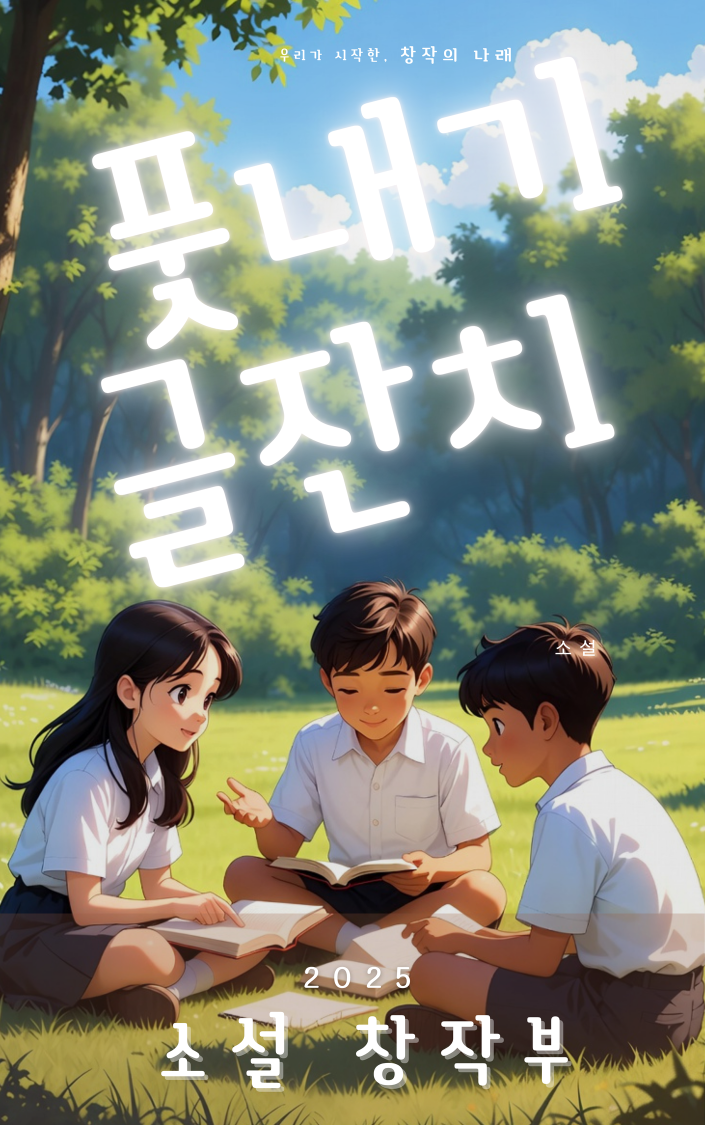
#> input picture 로맨스 전자책 표지_2.7MB_backup.png, 1410 x 2250 px (shown at 1/2 size); its folder holds only this picture in this run
$ python compress_image.py
#> lines starting #> are read from the running program, lines starting #| are printed output that depends on the picture
#!/usr/bin/env python3
# -*- coding: utf-8 -*-
"""
이미지 압축 스크립트
표지 이미지를 1/4 크기로 압축하여 로딩 속도 개선
"""

from PIL import Image
import os
import sys

# UTF-8 출력 설정
if sys.platform == 'win32':
    import io
    sys.stdout = io.TextIOWrapper(sys.stdout.buffer, encoding='utf-8')
    sys.stderr = io.TextIOWrapper(sys.stderr.buffer, encoding='utf-8')

def compress_image(input_path, output_path, scale=0.5, quality=85):
    """
    이미지를 압축합니다.

    Args:
        input_path: 입력 이미지 경로
        output_path: 출력 이미지 경로
        scale: 크기 비율 (0.5 = 50% 크기)
        quality: JPEG/PNG 품질 (1-100)
    """
    try:
        # 이미지 열기
        img = Image.open(input_path)
        print(f"원본 크기: {img.size}")
        print(f"원본 모드: {img.mode}")

        # 새 크기 계산
        new_width = int(img.width * scale)
        new_height = int(img.height * scale)

        # 고품질 리샘플링으로 크기 조정
        img_resized = img.resize((new_width, new_height), Image.Resampling.LANCZOS)
        print(f"압축 후 크기: {img_resized.size}")

        # PNG로 저장 (최적화 옵션 사용)
        img_resized.save(output_path, 'PNG', optimize=True, quality=quality)

        # 파일 크기 비교
        original_size = os.path.getsize(input_path)
        compressed_size = os.path.getsize(output_path)

        print(f"\n원본 파일 크기: {original_size / (1024*1024):.2f} MB")
        print(f"압축 후 파일 크기: {compressed_size / (1024*1024):.2f} MB")
        print(f"압축률: {(1 - compressed_size/original_size) * 100:.1f}%")

        return True

    except Exception as e:
        print(f"오류 발생: {e}")
        return False

if __name__ == "__main__":
    # 현재 디렉토리의 모든 파일 확인
    files = os.listdir('.')
    print("Current files:", files)

    # PNG 파일 찾기
    cover_file = None
    for f in files:
        if 'cover' in f.lower() or '표지' in f:
            if f.endswith('.png'):
                cover_file = f
                break

    if not cover_file:
        # 직접 파일명 사용
        cover_file = "로맨스 전자책 표지.png"

    print(f"\nProcessing: {cover_file}")

    input_file = cover_file
    backup_file = cover_file.replace('.png', '_original.png')
    temp_file = cover_file.replace('.png', '_compressed.png')

    # 원본 백업
    if os.path.exists(input_file):
        if not os.path.exists(backup_file):
            import shutil
            shutil.copy2(input_file, backup_file)
            print(f"Backup saved to {backup_file}\n")
        else:
            print(f"Backup already exists\n")

        # 이미지 압축 (50% 크기로 = 1/4 용량)
        print("Compressing image...")
        success = compress_image(input_file, temp_file, scale=0.5, quality=90)
#> in compress_image, img is the input picture: PIL image 1410x2250 RGB; mean R, G, B 134.5, 140.2, 125.1
#| 원본 크기: (1410, 2250)
#| 원본 모드: RGB
#> in compress_image, `img_resized = img.resize((new_width, new_height), Image.Resampling.LAN..`:
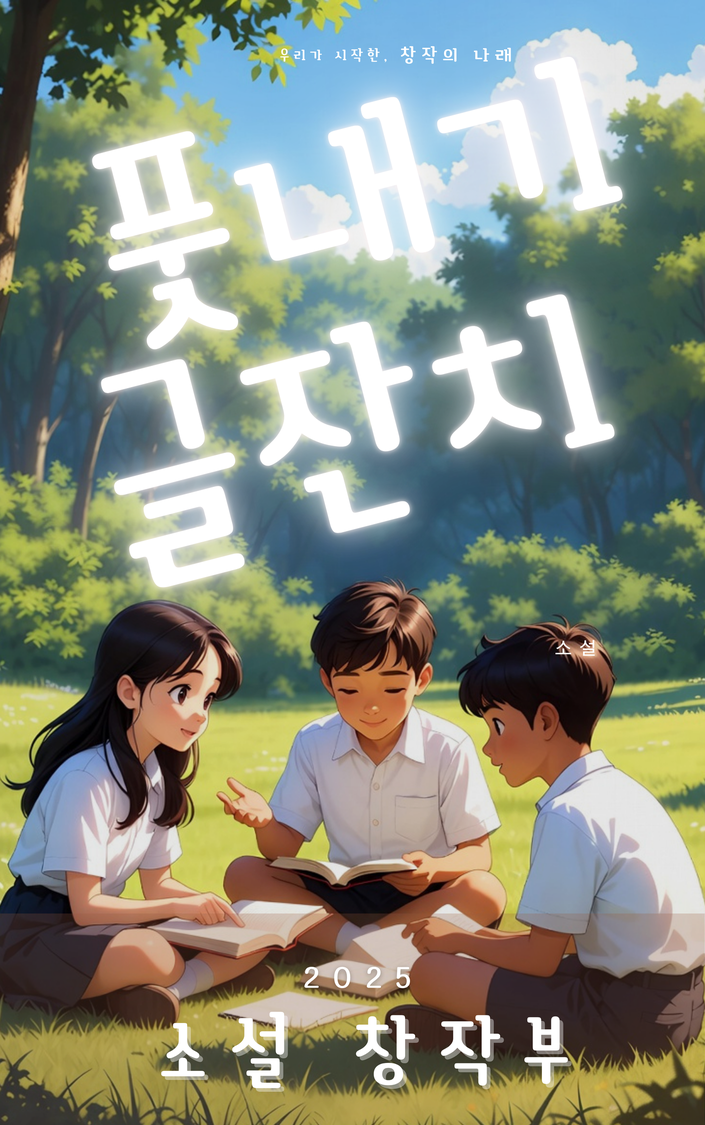
#> img_resized: PIL image 705x1125 RGB; mean R, G, B 134.5, 140.2, 125.1
#| 압축 후 크기: (705, 1125)

        if success:
            # 압축된 파일을 원래 이름으로 변경
            os.remove(input_file)
            os.rename(temp_file, input_file)
            print(f"\nCompression complete! Loading speed improved.")
            print(f"Original backup: {backup_file}")
        else:
            print("\nCompression failed!")
    else:
        print(f"File not found: {input_file}")
